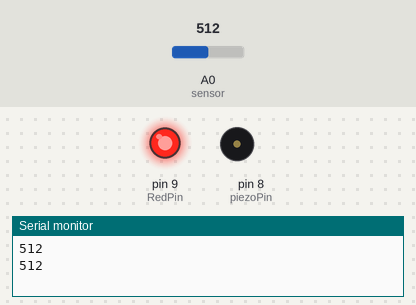
A sketch run on a simulated Arduino Uno, built with avr-gcc and run on an emulated ATmega328P. On the bench: output pins drawn as LEDs (lit = HIGH), buzzer (waves = sounding), the last lines printed to the serial monitor. The inputs (shaded band) are chosen by the test bench; at power-on: A0 (sensor) = 512.

Above: at 8.45 s.
8.5 s: A0 (sensor) set to 0
At 15.5 s:
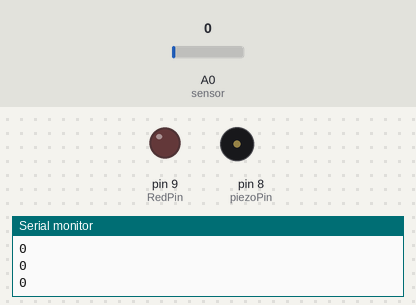
16.7 s: A0 (sensor) set to 22
At 16.8 s:
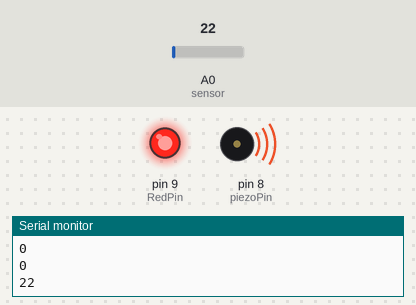
Timing chart, 0 to 30.3 s (numbered marks = the images above; inputs shaded):
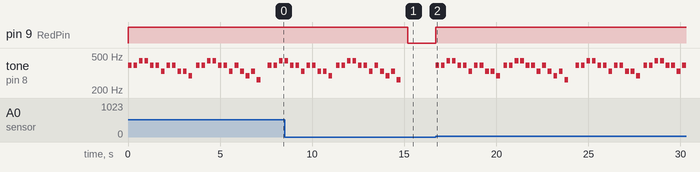

Measured:
- after the input at 8.5 s, pin 9 (RedPin): HIGH → LOW after 6.7 s; tone on pin 8 (piezoPin): goes on until 14.8 s, then stays silent
- after the input at 16.7 s, pin 9 (RedPin): LOW → HIGH at once; tone on pin 8 (piezoPin): plays 392 Hz for 0.20 s, 392 Hz for 0.20 s, 440 Hz for 0.20 s, 440 Hz for 0.20 s, 392 Hz for 0.20 s, 392 Hz for 0.20 s … (44 notes in this stretch), starting at once
- by itself, tone on pin 8 (piezoPin): plays 392 Hz for 0.20 s, 392 Hz for 0.20 s, 440 Hz for 0.20 s, 440 Hz for 0.20 s, 392 Hz for 0.20 s, 392 Hz for 0.20 s … (27 notes in this stretch)

The sketch:

README.ino.ino
```cpp
#define C 262 // 도
#define D 294 // 레
#define E 330 // 미
#define F 349 // 파
#define G 392 // 솔
#define A 440 // 라
#define B 494 // 시
int RedPin = 9; //빨간색 LED지정
int sensor = A0;
int sensorValue; //
int piezoPin = 8;
int tempo = 200;
int notes[25] = { G, G, A, A, G, G, E, G, G, E, E, D, G, G, A, A, G, G, E, G, E, D, E, C };

void setup()
{
  pinMode(9, OUTPUT);
  Serial.begin(9600);
  pinMode (piezoPin, OUTPUT);
}

void loop()
{
  sensorValue = analogRead(sensor);
  Serial.println(sensorValue);

  if(sensorValue <= 0)
  {
    digitalWrite(RedPin,LOW);
  }
  else
  {
    digitalWrite(RedPin,HIGH);
    for (int i = 0; i < 12; i++) {
    tone (piezoPin, notes[ i ], tempo);
    delay (300);
  }
  delay(100); // 멜로디 중간에 짧게 멈추는 용도

  for (int i = 12; i < 25; i++) {
    tone (piezoPin, notes[ i ], tempo);
    delay(300);
  }
  }
}
```
